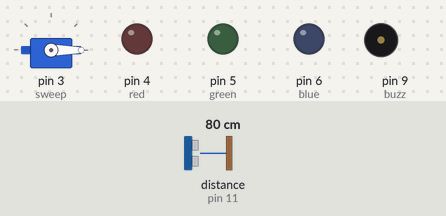
The sketch below on a simulated Arduino Uno, built with avr-gcc and run on an emulated ATmega328P. On the bench: servo, output pins drawn as LEDs (lit = HIGH), buzzer (waves = sounding). Wiring (inferred from the names in the program): ultrasonic range finder: trigger pin 10; echo pin 11. The test bench sets the inputs (shaded band); at power-on: distance to the obstacle (sensor on pin 11) 80 cm. The echo pulse lasts 58.3 µs per cm; pins used as bus, display or sensor lines are not drawn.

Above: at 0.01 s.
1.3 s: distance to the obstacle (sensor on pin 11) set to 2 cm
At 3.99 s:
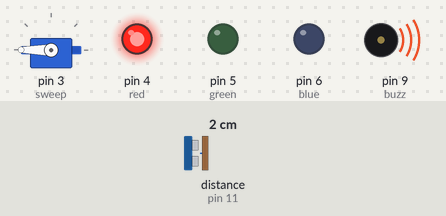
4.3 s: distance to the obstacle (sensor on pin 11) set to 250 cm
At 5.2 s:
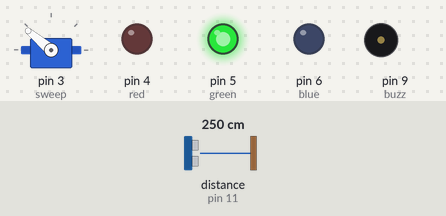
7.3 s: distance to the obstacle (sensor on pin 11) set to 4 cm
At 8.98 s:
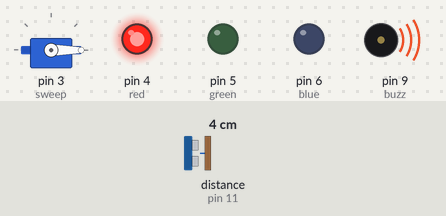
10.3 s: distance to the obstacle (sensor on pin 11) set to 299 cm
At 11.3 s:
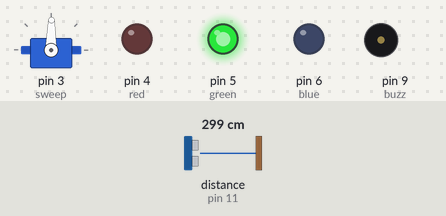
13.3 s: distance to the obstacle (sensor on pin 11) set to 18 cm
At 14.14 s:
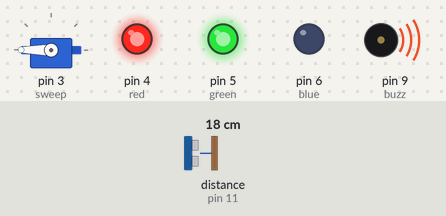
16.3 s: distance to the obstacle (sensor on pin 11) set to 9 cm
At 18.02 s:
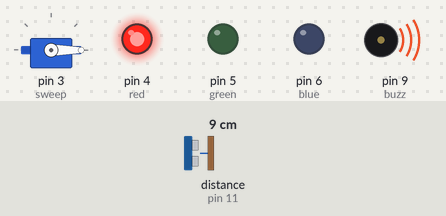
Timing chart, 0 to 20.3 s (numbered marks = the images above; inputs shaded):
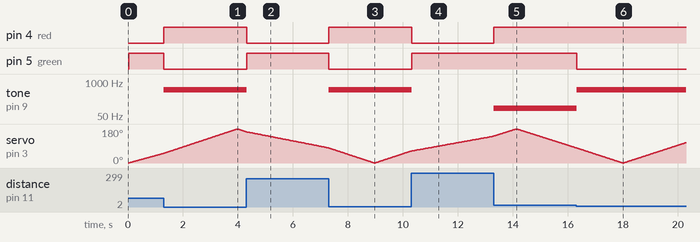

The sketch:

RADAR.ino
```cpp
#include <Servo.h>

Servo sweep;

int trig = 10;
int echo = 11;
int buzz = 9;
int blue = 6;
int green = 5;
int red = 4;

long duration;

float distance;

void setup() {
  // put your setup code here, to run once:
  sweep.attach(3, 500, 2450);

  pinMode(trig, OUTPUT);
  pinMode(echo, INPUT);

  pinMode(buzz, OUTPUT);

  pinMode(blue, OUTPUT);
  pinMode(green, OUTPUT);
  pinMode(red, OUTPUT);
}

void loop() {
  // put your main code here, to run repeatedly:
  for (int deg = 0; deg <= 180; deg++) {
    sweep.write(deg);
    delay(10);

    digitalWrite(trig, LOW);
    delay(10);

    digitalWrite(trig, HIGH);
    delayMicroseconds(10);
    digitalWrite(trig, LOW);

    duration = pulseIn(echo, HIGH);
    distance = duration * 0.017;

    if(distance > 40)
    {
      digitalWrite(green, HIGH);
      noTone(buzz);
      digitalWrite(red, LOW);
      digitalWrite(blue, LOW);
    }
    else if (distance > 10)
    {
      digitalWrite(red, HIGH);
      digitalWrite(green, HIGH);
      digitalWrite(blue, LOW);
      tone(buzz, 100);
    }
    else
    {
      digitalWrite(red, HIGH);
      digitalWrite(green, LOW);
      digitalWrite(blue, LOW);
      tone(buzz, 500);
    }
  }

  for (int deg = 180; deg >= 0; deg--) {
    sweep.write(deg);
    delay(10);

    digitalWrite(trig, LOW);
    delay(10);

    digitalWrite(trig, HIGH);
    delayMicroseconds(10);
    digitalWrite(trig, LOW);

    duration = pulseIn(echo, HIGH);
    distance = duration * 0.017;

    if(distance > 40)
    {
      digitalWrite(green, HIGH);
      noTone(buzz);
      digitalWrite(red, LOW);
      digitalWrite(blue, LOW);
    }
    else if (distance > 10)
    {
      digitalWrite(red, HIGH);
      digitalWrite(green, HIGH);
      digitalWrite(blue, LOW);
      tone(buzz, 100);
    }
    else
    {
      digitalWrite(red, HIGH);
      digitalWrite(green, LOW);
      digitalWrite(blue, LOW);
      tone(buzz, 500);
    }
  }
}
```

Measured:
- after the input at 1.3 s, pin 4 (red): LOW → HIGH at once; pin 5 (green): HIGH → LOW at once; tone on pin 9 (buzz): silent → 500 Hz at once
- after the input at 4.3 s, pin 4 (red): HIGH → LOW at once; pin 5 (green): LOW → HIGH at once; tone on pin 9 (buzz): 500 Hz → silent at once
- after the input at 7.3 s, pin 4 (red): LOW → HIGH at once; pin 5 (green): HIGH → LOW at once; tone on pin 9 (buzz): silent → 500 Hz at once
- after the input at 10.3 s, pin 4 (red): HIGH → LOW at once; pin 5 (green): LOW → HIGH at once; tone on pin 9 (buzz): 500 Hz → silent at once
- after the input at 13.3 s, pin 4 (red): LOW → HIGH at once; tone on pin 9 (buzz): silent → 100 Hz at once
- after the input at 16.3 s, pin 5 (green): HIGH → LOW at once; tone on pin 9 (buzz): 100 Hz → 500 Hz at once
